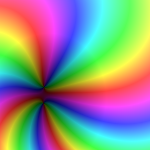
Frame 1 (no input)
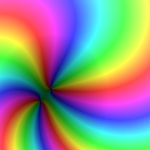
Frame 60 (the mouse pressed at the canvas centre just before this capture)
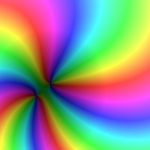
Frame 120 (the mouse held since frame 60 and released just before this capture)

The Processing sketch that drew these frames (run headless with seeded random() and noise(); from frame 60 on, the mouse is pressed at the canvas centre):

// Processing sketch: complex_color_plotter_noise
// ── complex_color_plotter_noise.pde
float noiseScale = .002;

float size = 2;
float xmin = -size;
float xmax = size;
float ymin = -size;
float ymax = size;
NoisyZeros zeros;
final int winSize = 200;
void setup(){
  size(150,150);
  colorMode(HSB);
  strokeWeight(1);
  zeros = new NoisyZeros(2);
}

void draw() {
  background(0);
  //plot(composeFunc(translate, spiral));
  plot(composeFunc(zeros, spiral));
}

// ── Complex.pde
class Complex {
  float re;
  float im;
  Complex(float re, float im) {
    this.re = re;
    this.im = im;
  }
  
  Complex(PVector p){
    this.re = p.x;
    this.im = p.y;
  }
  
  float angle(){
    return new PVector(this.re, this.im).heading();
  }
  
  float magSq() {
    return this.re*this.re + this.im*this.im;
  }
  
  color toColor(){
    int loop = 2;
    float hu = map(this.angle(), -PI, PI, 0, 255*loop);
    hu = hu % 255;
    float br = this.magSq();
    float max = xmax*xmax + ymax*ymax;
    int p = 6;// higher means less black
    br = map(pow(br, 1.0/p), 0, pow(max, 1.0/p), 0, 255);
    float saturation_threshold = 600;// higher means more vibrant
    // but less whiteness on asymptotes
    float sa = atan(br/saturation_threshold);
    sa = map(sa, 0, HALF_PI, 255, 0);
    return color(hu, sa, br);
  }
  
  Complex add(Complex other) {
    return new Complex(this.re + other.re, this.im + other.im);
  }
  
  Complex sub(Complex other) {
    return new Complex(this.re - other.re, this.im - other.im);
  }
  
  Complex mult(Complex other) {
    float re = this.re * other.re - this.im * other.im;
    float im = this.re * other.im + this.im * other.re;
    return new Complex(re, im);
  }
  
  Complex div(Complex other) {
    float a = this.re;
    float b = this.im;
    float c = other.re;
    float d = other.im;
    float c2d2 = c*c + d*d;
    float re = (a*c + b*d) / c2d2;
    float im = (b*c - a*d) / c2d2;
    return new Complex(re, im);
  }
  
  Complex scale(float k) {
    return new Complex(k*this.re, k*this.im);
  }
  
  Complex toPower(float exp) {
    float r2 = this.magSq();
    float theta = this.angle();
    float newR = pow(r2, exp/2.0);
    float newTheta = theta * exp;
    PVector newVec = PVector.fromAngle(newTheta).mult(newR);
    return new Complex(newVec);
  }
}

Complex toComplex(PVector px) {
  float re = px.x;
  float im = px.y;
  re = map(re, 0, width, xmin, xmax);
  im = map(im, height, 0, ymin, ymax);
  return new Complex(re, im);
}

PVector toPixel(Complex z) {
  float x = z.re;
  float y = z.im;
  x = map(x, xmin, xmax, 0, width);
  y = map(y, ymin, ymax, height, 0);
  return new PVector(x, y);
}

// ── function.pde
float getNoise(float offset){
  return noise((frameCount+offset) * noiseScale);
}
float getNoise() {
  return getNoise(0);
}
interface Function {
  Complex apply(Complex z);
}

Function square = new Function(){
  Complex apply(Complex z) {
    float noise = getNoise();
    return z.mult(z.scale(noise));
  }
};

Function identity = new Function(){
  Complex apply(Complex z) {
    float noise = getNoise();
    return z.mult(new Complex(xmax*noise, ymax*(noise)));
  }
};

Function f = new Function(){
  Complex apply(Complex z) {
    return new Complex(getNoise(1000), getNoise(100)).add(z.add(z.div(z.mult(z))));
    //return (z.mult(z).sub(z).add(new Complex(1, 2))).div(z);
  }
};

Function spiral = new Function(){
  Complex apply(Complex z) {
    float noise = getNoise(600);
    noise = map(noise, 0, 1, -1, 1);
    float angle = z.magSq()/5*noise;
    return z.mult(new Complex(0,1).toPower(angle));
  }
};

Function translate = new Function(){
  float off = random(1000);
  Complex apply(Complex z) {
    float noisex = getNoise(off);
    float noisey = getNoise(off + 1000);
    float x = map(noisex, 0, 1, xmin, xmax);
    float y = map(noisey, 0, 1, ymin, ymax);
    return z.add(new Complex(x,y));
  }
};

class ZeroAt implements Function {
  Complex zero;
  ZeroAt(Complex zero){
    this.zero = zero;
  }
  ZeroAt(float x, float y){
    this.zero = new Complex(x,y);
  }
  Complex apply(Complex z){
    return z.sub(this.zero);
  }
}

class AddFunc implements Function {
  Function a, b;
  AddFunc(Function a, Function b){
    this.a = a;
    this.b = b;
  }
  Complex apply(Complex z){
    return a.apply(z).add(b.apply(z));
  }
}

Function addFunc(Function a, Function b) {
  return new AddFunc(a,b);
}

class MultFunc implements Function {
  Function a, b;
  MultFunc(Function a, Function b){
    this.a = a;
    this.b = b;
  }
  Complex apply(Complex z){
    return a.apply(z).mult(b.apply(z));
  }
}

Function multFunc(Function a, Function b) {
  return new MultFunc(a,b);
}



class ComposeFunc implements Function {
  Function a, b;
  ComposeFunc(Function a, Function b){
    this.a = a;
    this.b = b;
  }
  Complex apply(Complex z){
    return a.apply(b.apply(z));
  }
}

Function composeFunc(Function a, Function b) {
  return new ComposeFunc(a,b);
}

class Zeros implements Function {
  ZeroAt[] zeros;
  Zeros(ZeroAt[] zeros){
    this.zeros = zeros;
  }
  Complex apply(Complex z){
    Complex ans = new Complex(1,0);
    for(ZeroAt zero: this.zeros){
      ans = ans.mult(zero.apply(z));
    }
    return ans;
  }
}

class NoisyZeros extends Zeros {
  float[] offs;
  NoisyZeros(int n) {
    super(new ZeroAt[n]);
    this.offs = new float[n];
    for(int i = 0; i < n; i++){
      this.offs[i] = random(10000);
    }
    this.update();
  }
  void update(){
    for(int i = 0; i < offs.length; i++){
      float x, y;
      x = getNoise(this.offs[i]);
      x = map(x, 0, 1, xmin, xmax);
      y = getNoise(this.offs[i]*1000);
      y = map(y, 0, 1, ymin, ymax);
      this.zeros[i] = new ZeroAt(x, y);
    }
  }
  
  Complex apply(Complex z){
    this.update();
    return super.apply(z);
  }
}

class AsymptoteAt implements Function {
  Complex asymptote;
  AsymptoteAt(Complex asymptote){
    this.asymptote = asymptote;
  }
  Complex apply(Complex z){
    z = z.sub(asymptote);
    return z.div(z.mult(z));
  }
}

class NoisyAsymptote extends AsymptoteAt {
  NoisyAsymptote(){
    super(new Complex(0,0));
    float x, y;
    x = getNoise(-500000);
    x = map(x, 0, 1, xmin, xmax);
    y = getNoise(-10000);
    y = map(y, 0, 1, ymin, ymax);
    this.asymptote = new Complex(x, y);
  }
}

// ── plot.pde
void plot(Function f){
  
  loadPixels();
  for(int i = 0; i < pixels.length; i++){
    int y = i / width;
    int x = i % width;
    PVector p = new PVector(x, y);
    Complex z = toComplex(p);
    Complex ans = f.apply(z);
    pixels[i] = ans.toColor();
  }
  updatePixels();
  
  //for(float x = xmin; x <= xmax; x += dx){
  //  for(float y = ymin; y <= ymax; y += dy) {
  //    Complex z = new Complex(x, y);
  //    PVector p = toPixel(z);
  //    stroke(z.toColor());
  //    point(p.x, p.y);
  //  }
  //}
}
